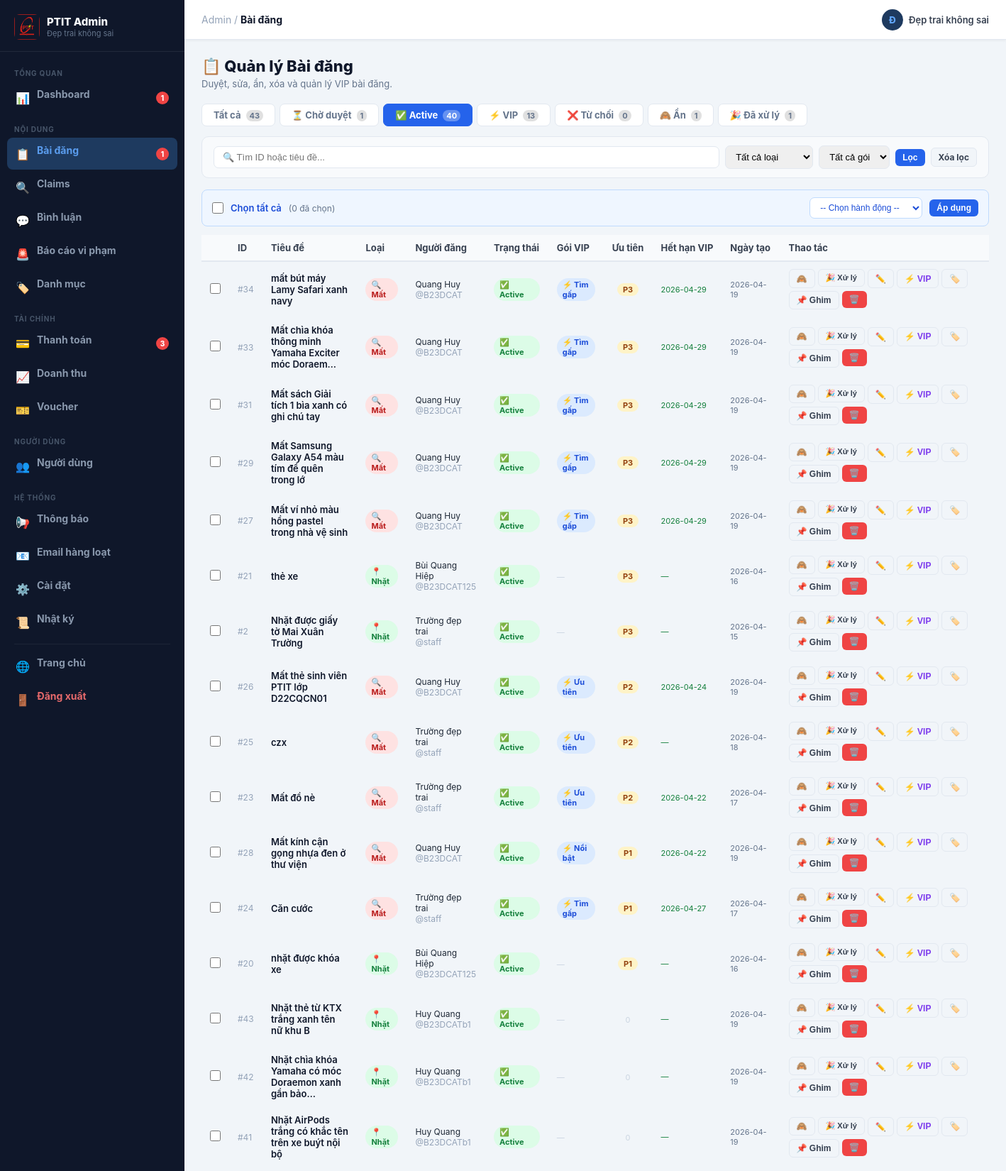
Screenshot of /admin/posts?status=active (signed in, upper part) with the database file from the repository.
### tables this page shows
CREATE TABLE payments (
        id INTEGER PRIMARY KEY AUTOINCREMENT,
        user_id INTEGER NOT NULL,
        post_id INTEGER NOT NULL,
        package_key TEXT NOT NULL,
        package_name TEXT NOT NULL,
        amount INTEGER NOT NULL,
        transfer_content TEXT NOT NULL,
        status TEXT NOT NULL DEFAULT 'pending',
        created_at TEXT NOT NULL,
        confirmed_at TEXT, payment_proof TEXT, refunded INTEGER DEFAULT 0, refund_note TEXT, confirmed_by TEXT,
        FOREIGN KEY(user_id) REFERENCES users(id),
        FOREIGN KEY(post_id) REFERENCES posts(id)
    );

CREATE TABLE posts (
        id INTEGER PRIMARY KEY AUTOINCREMENT,
        title TEXT NOT NULL,
        category TEXT NOT NULL,
        description TEXT,
        event_date TEXT,
        location TEXT NOT NULL,
        city TEXT,
        campus TEXT,
        contact TEXT NOT NULL,
        image TEXT,
        post_type TEXT NOT NULL,   -- lost / found
        status TEXT NOT NULL DEFAULT 'active',  -- active / resolved / hidden
        priority INTEGER NOT NULL DEFAULT 0,    -- 0 thường, 1 nổi bật, 2 ưu tiên, 3 tìm gấp
        created_at TEXT NOT NULL,
        user_id INTEGER, verification_hint TEXT, private_verification_note TEXT, package_key TEXT, vip_started_at TEXT, vip_expires_at TEXT, is_pinned INTEGER DEFAULT 0, pin_expires_at TEXT, label TEXT, is_scam_warned INTEGER DEFAULT 0, tags TEXT DEFAULT '',
        FOREIGN KEY(user_id) REFERENCES users(id)
    );

CREATE TABLE users (
        id INTEGER PRIMARY KEY AUTOINCREMENT,
        full_name TEXT NOT NULL,
        username TEXT NOT NULL UNIQUE,
        password TEXT NOT NULL,
        role TEXT NOT NULL DEFAULT 'user',
        created_at TEXT NOT NULL
    , is_locked INTEGER NOT NULL DEFAULT 0, email TEXT, force_password_change INTEGER DEFAULT 0, email_verified INTEGER DEFAULT 0, email_token TEXT, avatar TEXT, bio TEXT);

### app_legacy.py (the view)
@app.route("/admin/posts")
@login_required
@admin_required
def admin_posts():
    status_filter = request.args.get("status", "")
    type_filter   = request.args.get("post_type", "")
    pkg_filter    = request.args.get("package", "")
    search_q      = request.args.get("q", "").strip()
    conn = connect_db()
    sql = """
        SELECT p.*, u.full_name, u.username,
               py.id as pay_id, py.payment_proof, py.amount as pay_amount,
               py.transfer_content, py.status as pay_status, py.package_name
        FROM posts p
        LEFT JOIN users u ON p.user_id = u.id
        LEFT JOIN (
            SELECT * FROM payments WHERE id IN (
                SELECT MAX(id) FROM payments GROUP BY post_id
            )
        ) py ON py.post_id = p.id
        WHERE 1=1
    """
    params = []
    if status_filter:
        sql += " AND p.status=?"
        params.append(status_filter)
    if type_filter in ("lost", "found"):
        sql += " AND p.post_type=?"
        params.append(type_filter)
    if pkg_filter:
        sql += " AND p.package_key=?"
        params.append(pkg_filter)
    if search_q:
        sql += " AND (p.title LIKE ? OR CAST(p.id AS TEXT)=?)"
        params += [f"%{search_q}%", search_q]
    sql += " ORDER BY p.priority DESC, p.id DESC"
    posts = conn.execute(sql, params).fetchall()
    counts = {
        s: conn.execute("SELECT COUNT(*) as c FROM posts WHERE status=?", (s,)).fetchone()["c"]
        for s in ("pending_review", "active", "rejected", "hidden", "resolved")
    }
    counts["vip"] = conn.execute(
        "SELECT COUNT(*) as c FROM posts WHERE priority > 0 AND status='active'"
    ).fetchone()["c"]
    counts["all"] = conn.execute("SELECT COUNT(*) as c FROM posts").fetchone()["c"]
    conn.close()
    return render_template("admin_posts.html", posts=posts, counts=counts,
                           status_filter=status_filter, type_filter=type_filter,
                           pkg_filter=pkg_filter, search_q=search_q,
                           vip_packages=VIP_PACKAGES,
                           now_str=str(datetime.now())[:10])

### app_legacy.py (called while the page is built)
def connect_db():
    conn = sqlite3.connect(DB_PATH)
    conn.row_factory = sqlite3.Row
    conn.create_function("norm_vn", 1, normalize_vn)
    return conn

def login_required(view_func):
    @wraps(view_func)
    def wrapper(*args, **kwargs):
        if "user_id" not in session:
            flash("Bạn cần đăng nhập để sử dụng chức năng này.", "warning")
            return redirect(url_for("login"))
        return view_func(*args, **kwargs)
    return wrapper

def admin_required(view_func):
    @wraps(view_func)
    def wrapper(*args, **kwargs):
        if session.get("role") != "admin":
            flash("Bạn không có quyền truy cập trang quản trị.", "danger")
            return redirect(url_for("home"))
        return view_func(*args, **kwargs)
    return wrapper

    @app.context_processor
    def _inject_csrf():
        return {"csrf_token": generate_csrf}

### templates/admin_posts.html (shortened to what this page needs)
{% extends "base_admin.html" %}
{% block admin_title %}Bài đăng{% endblock %}
{% block admin_content %}
<div class="adm-page-head">
    <h1>📋 Quản lý Bài đăng</h1>
    <p>Duyệt, sửa, ẩn, xóa và quản lý VIP bài đăng.</p>
</div>
<div class="adm-tabs" style="margin-bottom:14px;">
    {% set tab_items = [
        ("Tất cả", counts.all, ""),
        ("⏳ Chờ duyệt", counts.pending_review, "pending_review"),
        ("✅ Active", counts.active, "active"),
        ("⚡ VIP", counts.vip, ""),
        ("❌ Từ chối", counts.rejected, "rejected"),
        ("🙈 Ẩn", counts.hidden, "hidden"),
        ("🎉 Đã xử lý", counts.resolved, "resolved"),
    ] %}
    {% for label, cnt, st in tab_items %}
    <a href="{{ url_for('admin_posts', status=st, post_type=type_filter, q=search_q) }}"
       class="adm-tab {{ 'active' if status_filter == st }}">
        {{ label }} <span class="count">{{ cnt }}</span>
    </a>
    {% endfor %}
</div>
<form method="GET" action="{{ url_for('admin_posts') }}" style="background:#f8fafc;border:1px solid #e2e8f0;border-radius:10px;padding:12px 16px;margin-bottom:16px;display:flex;gap:8px;flex-wrap:wrap;align-items:center;">
    <input type="text" name="q" value="{{ search_q }}" placeholder="🔍 Tìm ID hoặc tiêu đề..."
        style="padding:7px 12px;border:1px solid #e2e8f0;border-radius:7px;font-size:13px;flex:1;min-width:180px;">
    <select name="post_type" style="padding:7px 10px;border:1px solid #e2e8f0;border-radius:7px;font-size:13px;">
        <option value="">Tất cả loại</option>
    </select>
    <select name="package" style="padding:7px 10px;border:1px solid #e2e8f0;border-radius:7px;font-size:13px;">
        <option value="">Tất cả gói</option>
    </select>
    <button type="submit" class="adm-btn adm-btn-primary adm-btn-sm">Lọc</button>
    <a href="{{ url_for('admin_posts') }}" class="adm-btn adm-btn-ghost adm-btn-sm">Xóa lọc</a>
</form>
<form method="POST" action="{{ url_for('admin_bulk_posts') }}" id="bulkForm">
<div class="adm-bulk-bar">
    <input type="checkbox" id="selectAll" onchange="toggleSelectAll(this)" style="width:16px;height:16px;cursor:pointer;">
    <label for="selectAll">Chọn tất cả</label>
    <span style="color:#64748b;font-size:12px;">(<span id="bulkSelectedCount">0</span> đã chọn)</span>
    <select name="action" style="padding:6px 10px;border:1px solid #bfdbfe;border-radius:7px;font-size:12px;color:#1d4ed8;background:white;">
        <option value="">-- Chọn hành động --</option>
    </select>
    <button type="button" class="adm-btn adm-btn-sm adm-btn-primary"
        onclick="var a=bulkForm.querySelector('[name=action]').value;var c=document.querySelectorAll('.post-checkbox:checked').length;if(!a){alert('Chọn hành động!');return;}if(!c){alert('Chưa chọn bài!');return;}admConfirm('Áp dụng «'+a+'» cho '+c+' bài?',bulkForm,{danger:a==='delete',icon:a==='delete'?'🗑️':'⚡',okLabel:'Xác nhận',sub:a==='delete'?'Không thể hoàn tác!':''})">
        Áp dụng
    </button>
</div>
<div class="adm-table-wrap">
    <table class="adm-table" style="min-width:1100px;">
        <thead>
            <tr>
                <th style="width:36px;"></th>
                <th>ID</th><th>Tiêu đề</th><th>Loại</th><th>Người đăng</th>
                <th>Trạng thái</th><th>Gói VIP</th><th>Ưu tiên</th>
                <th>Hết hạn VIP</th><th>Ngày tạo</th>
                <th style="min-width:260px;">Thao tác</th>
            </tr>
        </thead>
        <tbody>
        {% for p in posts %}
        <tr style="{{ 'background:#fefce8;' if p.status == 'pending_review' else '' }}">
            <td><input type="checkbox" name="post_ids" value="{{ p.id }}" class="post-checkbox" style="width:15px;height:15px;"></td>
            <td style="color:#94a3b8;font-size:12px;">#{{ p.id }}</td>
            <td style="max-width:220px;">
                <a href="{{ url_for('post_detail', post_id=p.id) }}" target="_blank"
                    style="color:#0f172a;font-weight:600;font-size:13px;text-decoration:none;">
                    {{ p.title[:50] }}{% if p.title|length > 50 %}…{% endif %}
                </a>
            </td>
            <td>
                {% if p.post_type == 'lost' %}
                <span class="adm-badge adm-badge-rejected">🔍 Mất</span>
                {% else %}
                <span class="adm-badge adm-badge-active">📍 Nhặt</span>
                {% endif %}
            </td>
            <td style="font-size:12px;">
                {{ p.full_name or '—' }}<br>
                <span style="color:#94a3b8;">@{{ p.username or '' }}</span>
            </td>
            <td>
                {% if p.status == 'pending_review' %}<span class="adm-badge adm-badge-pending">⏳ Chờ duyệt</span>
                {% elif p.status == 'active' %}<span class="adm-badge adm-badge-active">✅ Active</span>
                {% elif p.status == 'rejected' %}<span class="adm-badge adm-badge-rejected">❌ Từ chối</span>
                {% elif p.status == 'hidden' %}<span class="adm-badge adm-badge-hidden">🙈 Ẩn</span>
                {% elif p.status == 'resolved' %}<span class="adm-badge adm-badge-resolved">🎉 Xử lý</span>
                {% else %}<span class="adm-badge adm-badge-hidden">{{ p.status }}</span>{% endif %}
            </td>
            <td>
                {% if p.package_key %}
                {% set pkg = vip_packages.get(p.package_key, {}) %}
                <span class="adm-badge adm-badge-info">⚡ {{ pkg.get('name', p.package_key) }}</span>
                {% else %}<span style="color:#cbd5e1;font-size:11px;">—</span>{% endif %}
            </td>
            <td style="text-align:center;">
                {% if p.priority > 0 %}
                <span class="adm-badge adm-badge-warning">P{{ p.priority }}</span>
                {% else %}<span style="color:#cbd5e1;font-size:11px;">0</span>{% endif %}
            </td>
            <td style="font-size:11px;color:{{ '#dc2626' if p.vip_expires_at and p.vip_expires_at < now_str else '#15803d' }};">
                {{ p.vip_expires_at[:10] if p.vip_expires_at else '—' }}
            </td>
            <td style="font-size:11px;color:#64748b;">{{ p.created_at[:10] }}</td>
            <td>
                <div style="display:flex;flex-wrap:wrap;gap:4px;">
                    {% if p.status == 'active' %}
                    <form method="POST" action="{{ url_for('admin_hide_post', post_id=p.id) }}" style="display:inline;">
                        <button type="button" class="adm-btn adm-btn-sm adm-btn-ghost"
                            onclick="admConfirm('Ẩn bài #{{ p.id }}?', this.closest('form'), {icon:'🙈',okLabel:'Ẩn',okColor:'#f59e0b'})">🙈</button>
                    </form>
                    <form method="POST" action="{{ url_for('admin_mark_resolved', post_id=p.id) }}" style="display:inline;">
                        <button type="submit" class="adm-btn adm-btn-sm adm-btn-ghost" style="font-size:11px;">🎉 Xử lý</button>
                    </form>
                    {% endif %}
                    <a href="{{ url_for('edit_post', post_id=p.id) }}" class="adm-btn adm-btn-sm adm-btn-ghost" style="color:#1d4ed8;">✏️</a>
                    <button type="button" class="adm-btn adm-btn-sm adm-btn-ghost" style="color:#7c3aed;"
                        onclick="openVipModal({{ p.id }}, '{{ p.package_key or '' }}', '{{ p.vip_expires_at[:10] if p.vip_expires_at else '' }}', {{ p.priority }})">⚡ VIP</button>
                    <button type="button" class="adm-btn adm-btn-sm adm-btn-ghost" onclick="openLabelModal({{ p.id }}, '{{ p.label or '' }}')">🏷️</button>
                    {% if p.is_pinned %}
                    <form method="POST" action="{{ url_for('admin_unpin_post', post_id=p.id) }}" style="display:inline;">
                        <button type="submit" class="adm-btn adm-btn-sm adm-btn-ghost" style="color:#7c3aed;">📌 Bỏ ghim</button>
                    </form>
                    {% else %}
                    <button type="button" class="adm-btn adm-btn-sm adm-btn-ghost" onclick="openPinModal({{ p.id }})">📌 Ghim</button>
                    {% endif %}
                    <form method="POST" action="{{ url_for('admin_delete_post', post_id=p.id) }}" style="display:inline;">
                        <button type="button" class="adm-btn adm-btn-sm adm-btn-danger"
                            onclick="admConfirm('XÓA vĩnh viễn bài #{{ p.id }}?', this.closest('form'), {danger:true,icon:'🗑️',okLabel:'Xóa',sub:'Không thể hoàn tác!'})">🗑️</button>
                    </form>
                </div>
            </td>
        </tr>
        {% else %}
        <tr><td colspan="11" style="text-align:center;padding:40px;color:#94a3b8;">Không có bài đăng nào.</td></tr>
        {% endfor %}
        </tbody>
    </table>
</div>
</form>
{% endblock %}

### static/css/style.css (style rules this page uses)
* { margin: 0; padding: 0; box-sizing: border-box; }
body { font-family: "Segoe UI", Tahoma, Geneva, Verdana, sans-serif; background: #f3f6fb; color: #1f2937; }
a { text-decoration: none; color: inherit; }
table { width: 100%; border-collapse: collapse; }
thead { background: #ecfdf5; }
th, td { padding: 14px; border-bottom: 1px solid #e5e7eb; text-align: left; }
html { scroll-behavior: smooth; }

### templates/base_admin.html (style rules this page uses)
*, *::before, *::after { box-sizing: border-box; margin: 0; padding: 0; }
body.admin-body { background: #f1f5f9; font-family: -apple-system, BlinkMacSystemFont, 'Segoe UI', sans-serif; }
.adm-page-head { margin-bottom: 20px; }
.adm-page-head h1 { font-size: 22px; font-weight: 800; color: #0f172a; }
.adm-page-head p { font-size: 13px; color: #64748b; margin-top: 4px; }
.adm-table-wrap { overflow-x: auto; }
.adm-table { width: 100%; border-collapse: collapse; font-size: 13px; }
.adm-table th { background: #f8fafc; color: #374151; font-weight: 700; padding: 10px 12px; border-bottom: 2px solid #e2e8f0; text-align: left; white-space: nowrap; }
.adm-table td { padding: 10px 12px; border-bottom: 1px solid #f1f5f9; vertical-align: middle; }
.adm-btn { display: inline-flex; align-items: center; gap: 6px; padding: 8px 16px; border-radius: 8px; font-size: 13px; font-weight: 700; text-decoration: none; border: none; cursor: pointer; transition: all .15s; }
.adm-btn-sm { padding: 5px 10px; font-size: 12px; border-radius: 6px; }
.adm-btn-primary { background: #2563eb; color: #fff; }
.adm-btn-danger { background: #ef4444; color: #fff; }
.adm-btn-ghost { background: #f1f5f9; color: #374151; border: 1.5px solid #e2e8f0; }
.adm-badge { display: inline-block; padding: 2px 8px; border-radius: 999px; font-size: 11px; font-weight: 700; }
.adm-badge-active { background: #dcfce7; color: #15803d; }
.adm-badge-rejected { background: #fee2e2; color: #b91c1c; }
.adm-badge-info { background: #dbeafe; color: #1d4ed8; }
.adm-badge-warning { background: #fef3c7; color: #92400e; }
.adm-tabs { display: flex; gap: 6px; flex-wrap: wrap; margin-bottom: 16px; }
.adm-tab { padding: 7px 16px; border-radius: 7px; font-size: 13px; font-weight: 700; text-decoration: none; border: 1.5px solid #e2e8f0; color: #64748b; background: white; cursor: pointer; transition: all .15s; }
.adm-tab.active { background: #2563eb; color: white; border-color: #2563eb; }
.adm-tab .count { font-size: 11px; background: rgba(0,0,0,.12); border-radius: 999px; padding: 1px 5px; margin-left: 4px; }
.adm-tab.active .count { background: rgba(255,255,255,.3); }
.adm-bulk-bar { display: flex; align-items: center; gap: 10px; padding: 10px 14px; background: #eff6ff; border-radius: 8px; margin-bottom: 12px; border: 1.5px solid #bfdbfe; flex-wrap: wrap; }
.adm-bulk-bar label { font-size: 13px; color: #1d4ed8; font-weight: 600; }

### rows the page displays
payments: id "34", title "mất bút máy Lamy Safari xanh navy", shows "🔍 Mất", full_name "Quang Huy", username "B23DCAT", shows "✅ Active", priority "3", vip_expires_at "2026-04-29", created_at "2026-04-19"
posts: get "Tìm gấp"
payments: id "33", title "Mất chìa khóa thông minh Yamaha Exciter móc Doraem", shows "🔍 Mất", full_name "Quang Huy", username "B23DCAT", shows "✅ Active", priority "3", vip_expires_at "2026-04-29", created_at "2026-04-19"
posts: get "Tìm gấp"
payments: id "31", title "Mất sách Giải tích 1 bìa xanh có ghi chú tay", shows "🔍 Mất", full_name "Quang Huy", username "B23DCAT", shows "✅ Active", priority "3", vip_expires_at "2026-04-29", created_at "2026-04-19"
posts: get "Tìm gấp"
payments: id "29", title "Mất Samsung Galaxy A54 màu tím để quên trong lớ", shows "🔍 Mất", full_name "Quang Huy", username "B23DCAT", shows "✅ Active", priority "3", vip_expires_at "2026-04-29", created_at "2026-04-19"
posts: get "Tìm gấp"
payments: id "27", title "Mất ví nhỏ màu hồng pastel trong nhà vệ sinh", shows "🔍 Mất", full_name "Quang Huy", username "B23DCAT", shows "✅ Active", priority "3", vip_expires_at "2026-04-29", created_at "2026-04-19"
posts: get "Tìm gấp"
posts: id "21", title "thẻ xe", post_type "📍 Nhặt", full_name "Bùi Quang Hiệp", username "B23DCAT125", status "✅ Active", priority "3", vip_expires_at "—", created_at "2026-04-16"
payments: id "2", title "Nhặt được giấy tờ Mai Xuân Trường", shows "📍 Nhặt", full_name "Trường đẹp trai", username "staff", shows "✅ Active", priority "3", vip_expires_at "—", created_at "2026-04-15"
payments: id "26", title "Mất thẻ sinh viên PTIT lớp D22CQCN01", shows "🔍 Mất", full_name "Quang Huy", username "B23DCAT", shows "✅ Active", priority "2", vip_expires_at "2026-04-24", created_at "2026-04-19"
posts: get "Ưu tiên"
payments: id "25", title "czx", shows "🔍 Mất", full_name "Trường đẹp trai", username "staff", shows "✅ Active", priority "2", vip_expires_at "—", created_at "2026-04-18"
posts: get "Ưu tiên"
payments: id "23", title "Mất đồ nè", shows "🔍 Mất", full_name "Trường đẹp trai", username "staff", shows "✅ Active", priority "2", vip_expires_at "2026-04-22", created_at "2026-04-17"
posts: get "Ưu tiên"
payments: id "28", title "Mất kính cận gọng nhựa đen ở thư viện", shows "🔍 Mất", full_name "Quang Huy", username "B23DCAT", shows "✅ Active", priority "1", vip_expires_at "2026-04-22", created_at "2026-04-19"
posts: get "Nổi bật"
payments: id "24", title "Căn cước", shows "🔍 Mất", full_name "Trường đẹp trai", username "staff", shows "✅ Active", priority "1", vip_expires_at "2026-04-27", created_at "2026-04-17"
posts: get "Tìm gấp"
posts: id "20", title "nhặt được khóa xe", post_type "📍 Nhặt", full_name "Bùi Quang Hiệp", username "B23DCAT125", status "✅ Active", priority "1", vip_expires_at "—", created_at "2026-04-16"
posts: id "43", title "Nhặt thẻ từ KTX trắng xanh tên nữ khu B", post_type "📍 Nhặt", full_name "Huy Quang", username "B23DCATb1", status "✅ Active", priority "0", vip_expires_at "—", created_at "2026-04-19"
posts: id "42", title "Nhặt chìa khóa Yamaha có móc Doraemon xanh gần bảo", post_type "📍 Nhặt", full_name "Huy Quang", username "B23DCATb1", status "✅ Active", priority "0", vip_expires_at "—", created_at "2026-04-19"
posts: id "41", title "Nhặt AirPods trắng có khắc tên trên xe buýt nội bộ", post_type "📍 Nhặt", full_name "Huy Quang", username "B23DCATb1", status "✅ Active", priority "0", vip_expires_at "—", created_at "2026-04-19"

### other values shown
{{ session.get('full_name','Admin') }} "Đẹp trai không sai"
{{ admin_pending_posts }} "1"
{{ admin_pending_payments }} "3"
{{ (session.get('full_name','A') or 'A')[0]|upper }} "Đ"
{{ session.get('full_name') }} "Đẹp trai không sai"
{{ label }} "Tất cả" "⏳ Chờ duyệt" "✅ Active" "⚡ VIP" "❌ Từ chối" "🙈 Ẩn" "🎉 Đã xử lý"
{{ cnt }} "43" "1" "40" "13" "0" "1" "1"
